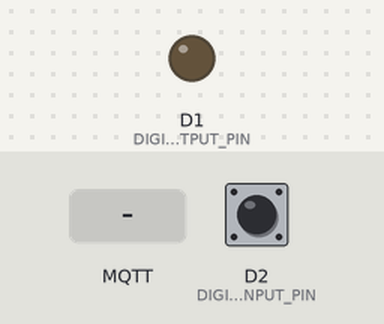
Bench run of a sketch on a simulated ESP8266 (NodeMCU). Parts: output pins drawn as LEDs (lit = HIGH). The test bench sets the inputs (shaded band); at power-on: D2 (DIGITAL_INPUT_PIN) HIGH. WiFi joins after 1.5 s; servers stay silent unless stated; no MQTT or app messages arrive unless stated; what the sketch prints to the serial monitor is not drawn.

Above: at 2.7 s.
2.8 s: MQTT message "1" arrives on the first subscribed topic
At 4.2 s:
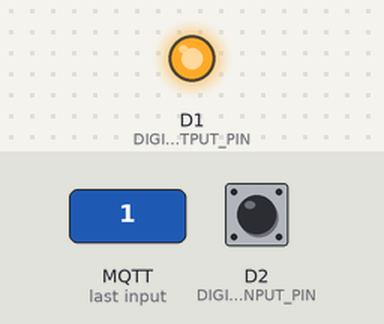
8.4 s: MQTT message "0" arrives on the first subscribed topic
At 9.8 s:
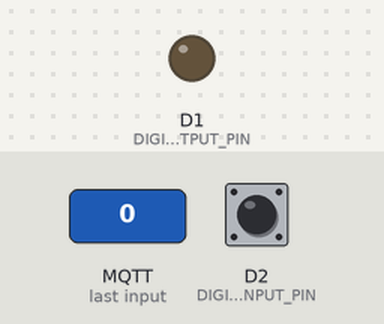
Timing chart, 0 to 11.4 s (numbered marks = the images above; inputs shaded):
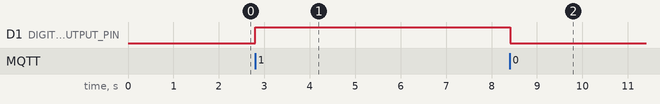

The sketch:

MQTT_minimal.ino
```cpp
#include <ESP8266WiFi.h>
#include <PubSubClient.h>
#include "config.h"

const byte DIGITAL_OUTPUT_PIN = D1; //pin do którego podpięty jest LED/przekaźnik
const byte DIGITAL_INPUT_PIN = D2;  //pin do którego podpięty jest przycisk
WiFiClient espClient;
PubSubClient client(espClient);

void setup() {
  pinMode(DIGITAL_OUTPUT_PIN, OUTPUT);
  pinMode(DIGITAL_INPUT_PIN, INPUT_PULLUP);
  digitalWrite(DIGITAL_OUTPUT_PIN, LOW);
  Serial.begin(115200);
  setup_wifi();
  client.setServer(MQTT_SERV, 1883);
  client.setCallback(callback);
}

void setup_wifi() {
  delay(10);
  Serial.println();
  Serial.print("Connecting to ");
  Serial.println(WIFI_SSID);

  WiFi.begin(WIFI_SSID, WIFI_PASS);

  while (WiFi.status() != WL_CONNECTED) {
    delay(500);
    Serial.print(".");
  }

  Serial.println("");
  Serial.println("WiFi connected");
  Serial.println("IP address: ");
  Serial.println(WiFi.localIP());
}

void callback(char* topic, byte* payload, unsigned int length) {
  Serial.print("Message arrived [");
  Serial.print(topic);
  Serial.print("] ");
  Serial.print((char)*payload);
  Serial.println();

  if ((char)*payload == '1'){
    digitalWrite(DIGITAL_OUTPUT_PIN, HIGH);
    Serial.print("LOW");
  } else if ((char)*payload == '0'){
    digitalWrite(DIGITAL_OUTPUT_PIN, LOW);
    Serial.print("HIGH");
  }
}

void reconnect() {
  while (!client.connected()) {
    Serial.print("Attempting MQTT connection...");
    if (client.connect("ESP8266Client")) {
      Serial.println("connected");
      client.subscribe(SUB_TOPIC);
    } else {
      Serial.print("failed, rc=");
      Serial.print(client.state());
      Serial.println(" try again in 5 seconds");
      delay(5000);
    }
  }
}

void loop() {
  static int btn_las_state;
  if (!client.connected()) {
    reconnect();
  }
  client.loop();
  if ((digitalRead(DIGITAL_INPUT_PIN) != 1) && btn_las_state == 0) {
    Serial.print("Publish message");
    char *msg = "on";
    client.publish(PUB_TOPIC, msg);
    btn_las_state = 1;
  } else if((digitalRead(DIGITAL_INPUT_PIN) == 1) && btn_las_state == 1){
    Serial.print("Publish message");
    char *msg = "off";
    client.publish(PUB_TOPIC, msg);
    btn_las_state = 0;
  }
  delay(10);
}
```

config.h
```cpp
const char* WIFI_SSID = "ssid";           //tutaj nalezy wpisac nazwe swoje sieci wi-fi
const char* WIFI_PASS = "pass";           //tutaj hasło do tej sieci
const char* MQTT_SERV = "192.168.0.46";   //ip brokera
const char* PUB_TOPIC = "/home/button";   //temat na który publikowana jest wiadomość
const char* SUB_TOPIC = "/home/lamp";     //temat na który jest nasłuchiwanie
```

Measured:
- after the input at 2.8 s, D1 (DIGITAL_OUTPUT_PIN): LOW → HIGH at once
- after the input at 8.4 s, D1 (DIGITAL_OUTPUT_PIN): HIGH → LOW at once
